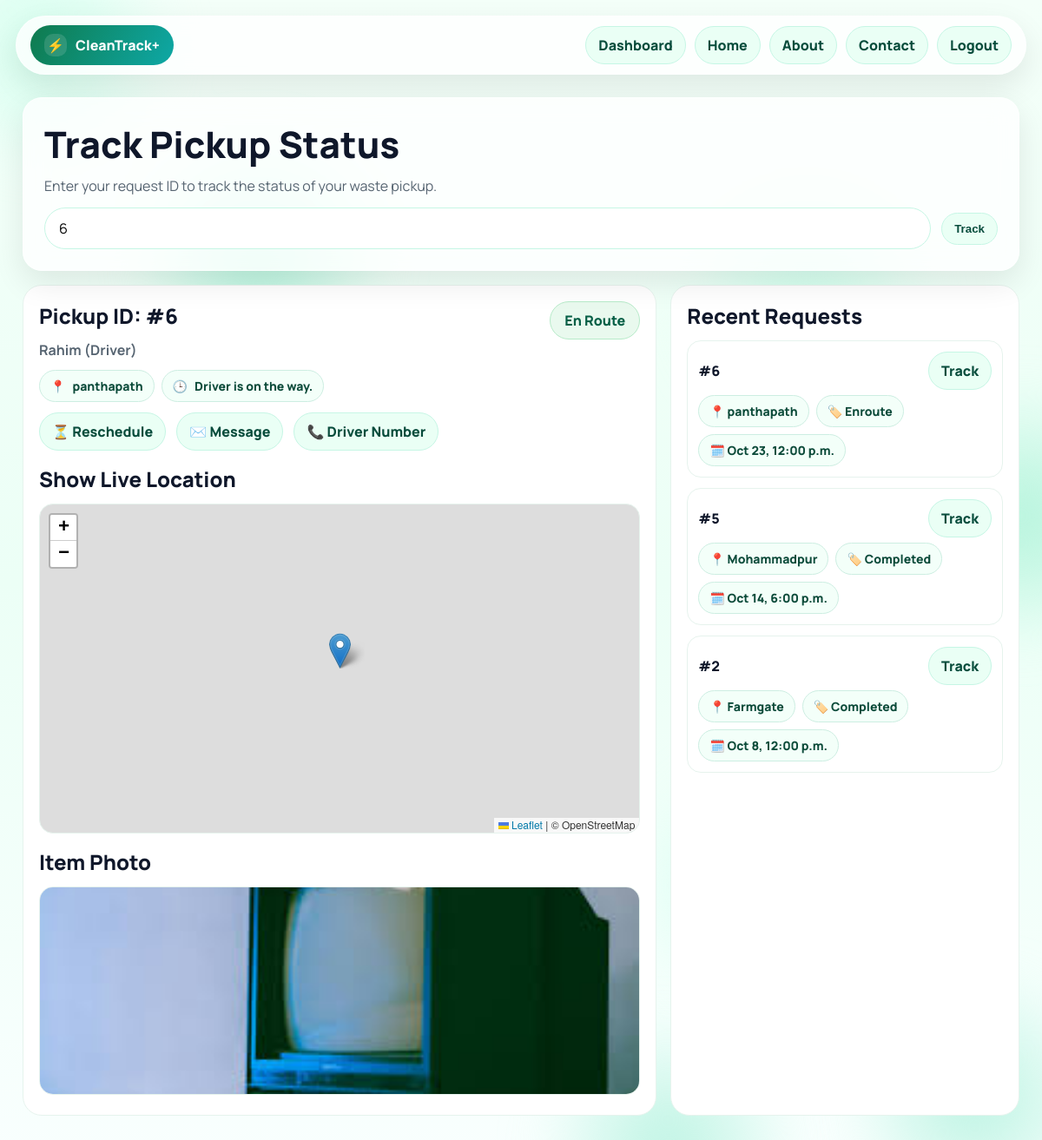
/users/track/?q=6 (signed in), run on the app's committed database.
### users/models.py (models this page shows, shortened)
class TimeStamped(models.Model):
    created = models.DateTimeField(auto_now_add=True)
    updated = models.DateTimeField(auto_now=True)
    class Meta:
        abstract = True

class DeliveryTask(TimeStamped):
    class Status(TextChoices):
        ASSIGNED  = "assigned",  "Assigned"
        ACCEPTED  = "accepted",  "Accepted"
        ENROUTE   = "enroute",   "En Route"
        ARRIVED   = "arrived",   "Arrived"
        COMPLETED = "completed", "Completed"
        CANCELLED = "cancelled", "Cancelled"
    customer = models.ForeignKey(
        settings.AUTH_USER_MODEL,
        on_delete=models.CASCADE,
        related_name="delivery_tasks",
    )
    pickup_request = models.ForeignKey(
        "users.PickupRequest",
        on_delete=models.SET_NULL,
        null=True, blank=True,
        related_name="tasks",
    )
    assigned_to = models.ForeignKey(
        settings.AUTH_USER_MODEL,
        on_delete=models.PROTECT,
        related_name="assigned_delivery_tasks",   # <-- avoid clash
        help_text="Driver user",
    )
    address = models.CharField(max_length=255)
    window_start = models.DateTimeField(null=True, blank=True)
    window_end   = models.DateTimeField(null=True, blank=True)
    notes = models.CharField(max_length=255, blank=True, default="")
    status = models.CharField(max_length=16, choices=Status.choices, default=Status.ASSIGNED, db_index=True)
    accepted_at  = models.DateTimeField(null=True, blank=True)
    started_at   = models.DateTimeField(null=True, blank=True)   # enroute
    arrived_at   = models.DateTimeField(null=True, blank=True)
    completed_at = models.DateTimeField(null=True, blank=True)
    proof_photo = models.ImageField(upload_to="driver_proof/", null=True, blank=True)
    points_awarded = models.IntegerField(default=0)
    class Meta:
        ordering = ("-created",)
        indexes = [models.Index(fields=("status", "-created"))]

class User(AbstractUser):
    ROLE_CHOICES = (
        ("regular", "Regular"),
        ("driver",  "Driver"),
        ("admin",   "Admin"),
    )
    role = models.CharField(max_length=10, choices=ROLE_CHOICES, default="regular")
    phone_number = models.CharField(max_length=15, blank=True, null=True)

### users/views.py (the view)
# urls.py: path("track/", views.page_track, name="track"),
@login_required
def page_track(request):
    DeliveryTask_m, DriverLocation_m, _ = _get_delivery_models()
    items, task, active_id = [], None, None
    q = request.GET.get("q")
    error_text = None
    if DeliveryTask_m:
        items = list(
            DeliveryTask_m.objects
            .filter(customer=request.user)
            .order_by("-created")[:12]
        )
        if q:
            try:
                q_int = int(q)
                task = (DeliveryTask_m.objects
                        .select_related("assigned_to", "pickup_request")
                        .get(pk=q_int, customer=request.user))
                active_id = task.id
            except ValueError:
                error_text = "Please enter a valid numeric request ID."
                messages.error(request, error_text)
                task = None
            except DeliveryTask_m.DoesNotExist:
                error_text = f"No pickup found with ID #{q}."
                messages.error(request, error_text)
                task = None
        else:
            task = _latest_user_task(request.user)
            active_id = getattr(task, "id", None)
    driver_name = driver_phone = driver_email = None
    last_lat = last_lng = None
    if task and getattr(task, "assigned_to_id", None):
        d = task.assigned_to
        driver_name  = d.get_full_name() or d.username
        driver_phone = getattr(d, "phone_number", "") or ""
        driver_email = getattr(d, "email", "") or ""
        if DriverLocation_m:
            last = DriverLocation_m.objects.filter(driver_id=d.id).first()
            if last:
                last_lat = float(last.lat) if last.lat is not None else None
                last_lng = float(last.lng) if last.lng is not None else None
    status_badge = status_hint = ""
    if task:
        status_badge, status_hint = _status_badge_hint(task.status)
    pickup_photo_url = None
    show_photo = False
    if q and task and getattr(task, "pickup_request", None):
        photo = getattr(task.pickup_request, "photo", None)
        if photo and getattr(photo, "url", None):
            pickup_photo_url = photo.url
            show_photo = True
    return render(request, "track.html", {
        "items": items,
        "task": task,
        "active_id": active_id,
        "driver_name": driver_name,
        "driver_phone": driver_phone,
        "driver_email": driver_email,
        "status_badge": status_badge,
        "status_hint": status_hint,
        "last_lat": last_lat,
        "last_lng": last_lng,
        "show_photo": show_photo,
        "pickup_photo_url": pickup_photo_url,
        "error_text": error_text,   # <-- handy if you also want to show a custom banner
    })

### users/views.py (called while the page is built)
def _get_delivery_models():
    DeliveryTask   = apps.get_model("users", "DeliveryTask",   require_ready=False)
    DriverLocation = apps.get_model("users", "DriverLocation", require_ready=False)
    LocationPing   = apps.get_model("users", "LocationPing",   require_ready=False)
    return DeliveryTask, DriverLocation, LocationPing

def _status_badge_hint(status: str):
    s = (status or "").lower()
    if s in {"completed", "done"}:
        return "Completed", "Pickup completed — thanks!"
    if s == "arrived":
        return "Arrived", "Driver is at your location."
    if s in {"enroute", "en_route", "en route"}:
        return "En Route", "Driver is on the way."
    if s in {"accepted", "assigned"}:
        return "Scheduled", "Soon your driver will pick your waste."
    if s == "cancelled":
        return "Cancelled", "Pickup cancelled."
    return "Pending", "Waiting to be scheduled."

### templates/track.html (shortened to what this page needs)
{% load static %}
<!doctype html>
<html lang="en">
<head>
  <link rel="stylesheet" href="https://unpkg.com/leaflet@1.9.4/dist/leaflet.css" />
</head>
<body>
  <header class="topbar glass reveal" data-anim>
    <div class="brand"><div class="bolt">⚡</div>CleanTrack+</div>
    <nav class="nav-actions">
      <a class="nav-btn" href="{% url 'users:dashboard' %}"> Dashboard</a>
         <a class="nav-btn" href="{% url 'home' %}"> Home</a>
        <a class="nav-btn" href="{% url 'users:about' %}">About</a>
        <a class="nav-btn" href="{% url 'contact' %}">Contact</a>
      <a class="nav-btn" href="{% url 'users:logout' %}"> Logout</a>
    </nav>
  </header>
  <div class="wrap">
    <section class="hero glass reveal" data-anim style="--d:60ms">
      <h1 class="title">Track Pickup Status</h1>
      <p class="sub">Enter your request ID to track the status of your waste pickup.</p>
      <form method="get" class="row" style="margin-top:14px">
        <input name="q" value="{{ request.GET.q|default:active_id }}" placeholder="Request ID"
               style="flex:1; min-width:200px; border-radius:999px; padding:12px 16px; border:1px solid #c6f6e5; background:#fff; font:inherit">
        <button class="nav-btn" type="submit">Track</button>
      </form>
    </section>
    <section class="grid">
      <article class="card reveal" data-anim style="--d:120ms">
        <div class="row" style="justify-content:space-between; align-items:flex-start">
          <div>
            <div class="h2" id="h-id">Pickup ID: <span style="font-weight:900">#{{ task.id|default:active_id|default:"—" }}</span></div>
            <div style="color:var(--muted); font-weight:700" id="h-driver">
              {% if driver_name %}{{ driver_name }}{% else %}—{% endif %} (Driver)
            </div>
          </div>
          <div><div id="h-badge" class="chip ok">{{ status_badge|default:"Any time" }}</div></div>
        </div>
        <div class="tmeta" style="margin-top:12px">
          <span class="pill">📍 <span id="h-address">{{ task.address|default:"—" }}</span></span>
          <span class="pill">🕒 <span id="h-hint">{{ status_hint|default:"Soon driver will pick your waste" }}</span></span>
        </div>
        <div class="row" style="margin-top:12px">
          <a class="nav-btn" href="{% url 'users:schedule' %}">⏳ Reschedule</a>
          {% if driver_email %}<a class="nav-btn" href="mailto:{{ driver_email }}">✉️ Message</a>{% endif %}
          {% if driver_phone %}<a class="nav-btn" href="tel:{{ driver_phone }}">📞 Driver Number</a>{% endif %}
        </div>
        <h3 class="h2" style="margin-top:16px">Show Live Location</h3>
        <div id="map"></div>
        {% if show_photo and pickup_photo_url %}
          <h3 class="h2" style="margin-top:16px">Item Photo</h3>
          <img src="{{ pickup_photo_url }}" alt="Pickup item photo"
               style="width:100%; max-height:240px; object-fit:cover; border-radius:16px; border:1px solid #e6f3ed" />
        {% endif %}
      </article>
      <aside class="card reveal" data-anim style="--d:160ms">
        <div class="h2">Recent Requests</div>
        <div class="task-list">
          {% for t in items %}
            <div class="tcard">
              <div class="trow">
                <div style="font-weight:900">#{{ t.id }}</div>
                <a class="nav-btn" href="?q={{ t.id }}">Track</a>
              </div>
              <div class="tmeta">
                <span class="pill">📍 {{ t.address|truncatechars:40 }}</span>
                <span class="pill">🏷️ {{ t.status|title }}</span>
                {% if t.window_start %}<span class="pill">🗓️ {{ t.window_start|date:"M j, g:i a" }}</span>{% endif %}
              </div>
            </div>
          {% empty %}
            <div style="color:var(--muted)">No recent deliveries yet.</div>
          {% endfor %}
        </div>
      </aside>
    </section>
  </div>
</body>
</html>

### templates/track.html (style rules this page uses)
:root { --brand:#0f7a4d; --brand2:#0ea5a0; --ink:#0f172a; --muted:#566471; --glass:#ffffffcc; --glass-b:#ffffffa6; --ghost:#eafff5; --ok:#16a34a; --warn:#f59e0b; --info:#0ea5a0; --bad:#e11d48; --shadow:0 14px 36px rgba(0,0,0,.09); }
* { box-sizing:border-box }
html,body { height:100% }
body { margin:0;font-family:Manrope,system-ui,Segoe UI,Roboto,Arial;color:var(--ink);background:#f8fffb }
.glass { background:var(--glass);backdrop-filter:blur(14px) saturate(1.15);-webkit-backdrop-filter:blur(14px) saturate(1.15); border:1px solid var(--glass-b);box-shadow:var(--shadow) }
.topbar { position:sticky; top:0; margin:18px; border-radius:999px; padding:10px 16px; display:flex; align-items:center; justify-content:space-between }
.brand { display:flex; align-items:center; gap:10px; color:#fff; padding:10px 16px; border-radius:999px; font-weight:900; background:linear-gradient(120deg,var(--brand),var(--brand2),var(--brand)); background-size:200% 100%; animation:logoFlow 6s linear infinite }
.bolt { width:26px; height:26px; border-radius:10px; background:#ffffff22; display:grid; place-items:center }
.nav-actions { display:flex; gap:10px }
.nav-btn { display:inline-flex; gap:8px; align-items:center; text-decoration:none; background:var(--ghost); border:1px solid #c6f6e5; color:#084c3c; padding:10px 14px; border-radius:999px; font-weight:800 }
.wrap { max-width:1180px; margin:0 auto; padding:8px 16px 60px }
.hero { padding:24px; border-radius:22px; margin-bottom:16px }
.title { font-size:42px; font-weight:900; margin:0 0 8px }
.sub { color:var(--muted); margin:0 }
.grid { display:grid; grid-template-columns:2fr 1.1fr; gap:16px }
.card { background:#fff; border:1px solid #e6f3ed; border-radius:22px; padding:18px }
.h2 { font-size:24px; margin:0 0 12px; font-weight:900 }
.pill { display:inline-flex; gap:8px; align-items:center; padding:8px 12px; border-radius:999px; border:1px solid #cdeee2; background:#f3fff9; color:#0c4b3a; font-weight:800; font-size:14px }
.chip { display:inline-flex; gap:8px; align-items:center; padding:10px 16px; border-radius:999px; border:1px solid #d7efe6; background:#ecfdf5; color:#065f46; font-weight:900 }
.chip.ok { background:#e9f9ee; border-color:#b7ebc9; color:#065f46 }
.row { display:flex; align-items:center; gap:12px; flex-wrap:wrap }
.task-list { display:grid; gap:12px; max-height:520px; overflow:auto }
.tcard { border:1px solid #e6f3ed; border-radius:16px; padding:12px }
.trow { display:flex; align-items:center; justify-content:space-between; gap:10px }
.tmeta { display:flex; gap:8px; flex-wrap:wrap; margin-top:6px }
#map { height:380px; border-radius:16px; border:1px solid #e6f3ed; overflow:hidden }
.reveal { opacity:0; transform:translateY(10px) scale(.985) }
.reveal.in { opacity:1; transform:none; transition:opacity .42s ease, transform .42s ease; transition-delay:var(--d,0ms) }

### data on the page
DeliveryTask: id "6", address "panthapath", status "Enroute", window_start "Oct 23, 12:00 p.m."
User: username "Rahim"
DeliveryTask: id "5", address "Mohammadpur", status "Completed", window_start "Oct 14, 6:00 p.m."
DeliveryTask: id "2", address "Farmgate", status "Completed", window_start "Oct 8, 12:00 p.m."

### other printed values
{{ status_badge|default:"Any time" }} "En Route"
{{ status_hint|default:"Soon driver will pick your waste" }} "Driver is on the way."
